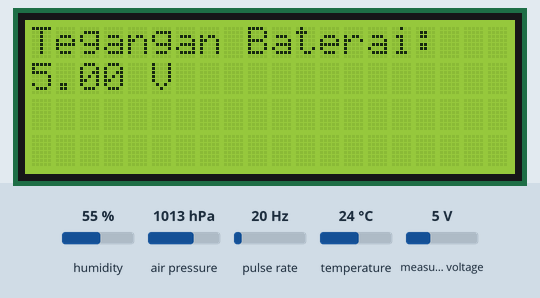
This sketch was run on a simulated ESP32. Shown: 20×4 character LCD. Wiring (inferred from the names in the program): pulse sensor: data GPIO 13. The test bench sets the inputs (shaded band); at power-on: humidity 55 %, measured voltage 5 V, pulse rate 20 Hz, air pressure 1013 hPa, temperature 24 °C. WiFi joins after 1.5 s; servers stay silent unless stated; the local clock reads 2024-03-15 10:24:30 at power-on unless the sketch sets it; what the sketch prints to the serial monitor is not drawn.

Above: at 3.3 s.
3.4 s: humidity set to 22 %
At 5.6 s:
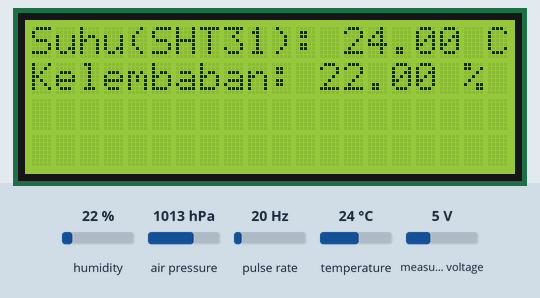
9.5 s: measured voltage set to 0.3 V
At 11.2 s:
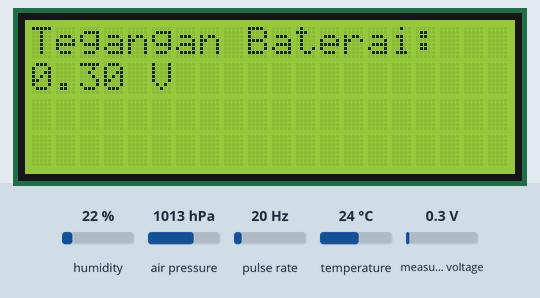
14.2 s: pulse rate (sensor on GPIO 13) set to 4 Hz
At 17.3 s:
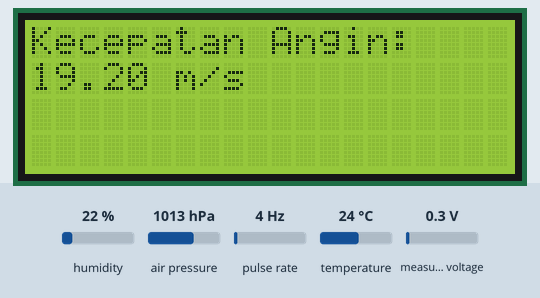
20.3 s: air pressure set to 952 hPa
At 24.5 s:
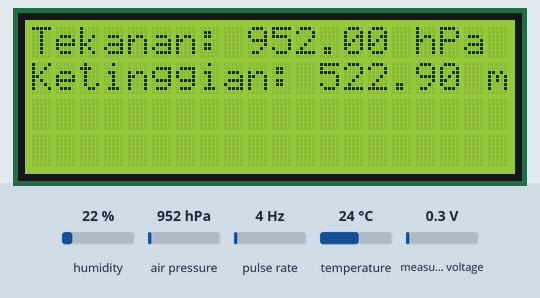
26.4 s: temperature set to 12 °C
At 30.1 s:
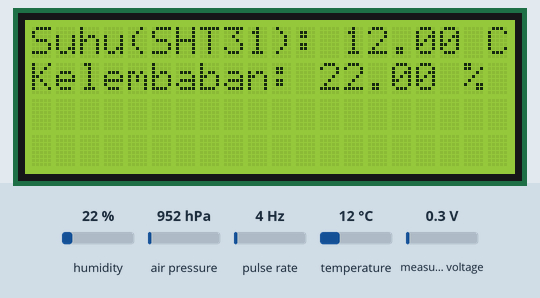
32.5 s: pulse rate (sensor on GPIO 13) set to 100 Hz
At 34.1 s:
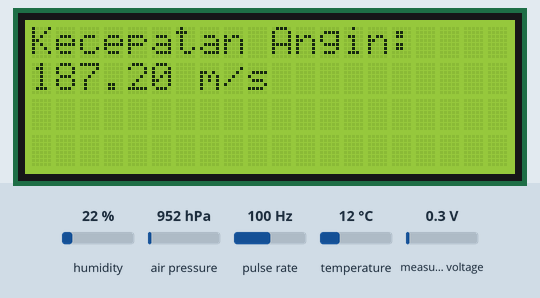
Timing chart, 0 to 35.6 s (numbered marks = the images above; inputs shaded):
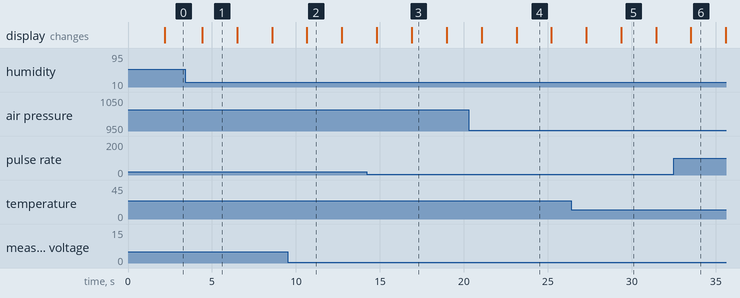

The sketch:

lengkapsensordiodaA1.ino
```cpp
#include <Wire.h>
#include <SPI.h>
#include <Adafruit_BMP280.h>
#include <Adafruit_INA219.h>
#include <Adafruit_SHT31.h>
#include <LiquidCrystal_I2C.h>
#include <Firebase_ESP_Client.h> //Nama library: Firebase Arduino Client Library for ESP8266 and ESP32
#include <WiFi.h>
#include "time.h"

// Konfigurasi pin dan sensor
#define BMP_SCK  13
#define BMP_MISO 12
#define BMP_MOSI 11
#define BMP_CS   10
#define anemometerPin 13

// Inisialisasi sensor dan LCD
Adafruit_BMP280 bmp;
Adafruit_INA219 ina219(0x45);
Adafruit_SHT31 sht31 = Adafruit_SHT31();
LiquidCrystal_I2C lcd(0x27, 20, 4);

// Provide the token generation process info.
#include "addons/TokenHelper.h"
// Provide the RTDB payload printing info and other helper functions.
#include "addons/RTDBHelper.h"

//Nama Wifi
#define WIFI_SSID "SSID WIFI"
#define WIFI_PASSWORD "PASSWORD WIFI"

// Insert Firebase project API Key
#define API_KEY "AIzaSyDCxtH5fU2Mi3oeITc_K0yHyS0N030A1RY"

// Insert Authorized Email and Corresponding Password
#define USER_EMAIL "anginmelayu@gmail.com"
#define USER_PASSWORD "anginmelayu"

// Insert RTDB URLefine the RTDB URL
#define DATABASE_URL "https://angin-melayu-default-rtdb.asia-southeast1.firebasedatabase.app/"

// Define Firebase objects
FirebaseData fbdo;
FirebaseAuth auth;
FirebaseConfig config;

// Variable to save USER UID
String uid;

// Database main path (to be updated in setup with the user UID)
String databasePath;
// Database child nodes.
String voltPath = "/tegangan";
String suhuPath = "/suhu";
String humPath = "/kelembaban";
String pressPath = "/tekanan";
String tinggiPath = "/ketinggian";
String windPath = "/windspeed";
String timePath = "/timestamp";

// Parent Node (to be updated in every loop)
String parentPath;

int timestamp;
FirebaseJson json;

const char* ntpServer = "pool.ntp.org";

// Timer variables (send new readings every three minutes)
unsigned long sendDataPrevMillis = 0;//Millis untuk mengirim ke firebase
unsigned long timerDelay = 180000; //Mengirim ke Firebase tiap 3 menit. bisa diganti.

// Variabel untuk anemometer
volatile int rotationCount = 0;
float windSpeed = 0.0;
unsigned long lastTime = 0;
const float conversionFactor = 2.4; // Sesuaikan sesuai spesifikasi anemometer

// Variabel tampilan LCD
int displayState = 0;

void IRAM_ATTR countRotation() {
  rotationCount++;
}

// Function that gets current epoch time
unsigned long getTime() {
  time_t now;
  struct tm timeinfo;
  if (!getLocalTime(&timeinfo)) {
    //Serial.println("Failed to obtain time");
    return(0);
  }
  time(&now);
  return now;
}

void setup() {
  Serial.begin(115200);
  while (!Serial) delay(100);
  Serial.println(F("Inisialisasi sensor dan anemometer"));

  // Inisialisasi LCD
  lcd.begin(20, 4);
  lcd.init();
  lcd.backlight();

  // Inisialisasi sensor INA219
  if (!ina219.begin()) {
    Serial.println("Tidak dapat mendeteksi sensor INA219, periksa koneksi!");
    lcd.setCursor(0, 0);
    lcd.print("INA219 tidak ditemukan!");
    while (1) delay(1);
  }
  Serial.println("Sensor INA219 ditemukan!");

  // Inisialisasi sensor SHT31
  if (!sht31.begin(0x44)) {
    Serial.println("Sensor SHT31 tidak ditemukan!");
    lcd.setCursor(0, 1);
    lcd.print("SHT31 tidak ditemukan!");
    while (1) delay(1);
  }

  // Inisialisasi sensor BMP280
  if (!bmp.begin(0x76)) {
    Serial.println(F("BMP280 tidak ditemukan!"));
    lcd.setCursor(0, 2);
    lcd.print("BMP280 tidak ditemukan!");
    while (1) delay(10);
  }

  bmp.setSampling(Adafruit_BMP280::MODE_NORMAL,
                  Adafruit_BMP280::SAMPLING_X2,
                  Adafruit_BMP280::SAMPLING_X16,
                  Adafruit_BMP280::FILTER_X16,
                  Adafruit_BMP280::STANDBY_MS_500);

  // Inisialisasi anemometer
  pinMode(anemometerPin, INPUT_PULLUP);
  attachInterrupt(digitalPinToInterrupt(anemometerPin), countRotation, FALLING);

  // WIFI
  WiFi.begin(WIFI_SSID, WIFI_PASSWORD);
  Serial.print("Connecting to WiFi");
  while (WiFi.status() != WL_CONNECTED) {
    delay(1000);
    Serial.print(".");
  }
  Serial.println();
  Serial.println("Connected to WiFi");

  configTime(0, 0, ntpServer);

  // Assign the api key (required)
  config.api_key = API_KEY;

  // Assign the user sign in credentials
  auth.user.email = USER_EMAIL;
  auth.user.password = USER_PASSWORD;

  // Assign the RTDB URL (required)
  config.database_url = DATABASE_URL;

  Firebase.reconnectWiFi(true);
  fbdo.setResponseSize(4096);

  // Assign the callback function for the long running token generation task */
  config.token_status_callback = tokenStatusCallback; //see addons/TokenHelper.h

  // Assign the maximum retry of token generation
  config.max_token_generation_retry = 5;

  // Initialize the library with the Firebase authen and config
  Firebase.begin(&config, &auth);

  // Getting the user UID might take a few seconds
  Serial.println("Getting User UID");
  while ((auth.token.uid) == "") {
    Serial.print('.');
    delay(1000);
  }
  // Print user UID
  uid = auth.token.uid.c_str();
  Serial.print("User UID: ");
  Serial.println(uid);

  // Update database path
  databasePath = "/dataSensor/" + uid;
}

void loop() {
  // Baca data dari sensor INA219
  float busVoltage = ina219.getBusVoltage_V();

  // Baca data dari sensor SHT31
  float suhuSHT31 = sht31.readTemperature();
  float kelembaban = sht31.readHumidity();

  // Baca data dari sensor BMP280
  float tekanan = bmp.readPressure();
  float ketinggian = bmp.readAltitude(1013.25);

  // Hitung kecepatan angin
  unsigned long currentTime = millis();
  if (currentTime - lastTime >= 1000) {
    detachInterrupt(digitalPinToInterrupt(anemometerPin));
    windSpeed = (rotationCount / 1.0) * conversionFactor;
    rotationCount = 0;
    lastTime = currentTime;
    attachInterrupt(digitalPinToInterrupt(anemometerPin), countRotation, FALLING);
  }

  // Tampilan bergantian pada LCD
  lcd.clear();
  if (displayState == 0) {
    // Tampilkan data tegangan dari INA219
    lcd.setCursor(0, 0);
    lcd.print("Tegangan Baterai:");
    lcd.setCursor(0, 1);
    lcd.print(busVoltage);
    lcd.print(" V");

    Serial.println("=== Data INA219 ===");
    Serial.print("Tegangan Baterai: ");
    Serial.print(busVoltage);
    Serial.println(" V");

  } else if (displayState == 1) {
    // Tampilkan data suhu dan kelembaban dari SHT31
    lcd.setCursor(0, 0);
    lcd.print("Suhu(SHT31): ");
    lcd.print(suhuSHT31);
    lcd.print(" C");

    lcd.setCursor(0, 1);
    lcd.print("Kelembaban: ");
    lcd.print(kelembaban);
    lcd.print(" %");

    Serial.println("=== Data SHT31 ===");
    Serial.print("Suhu: ");
    Serial.print(suhuSHT31);
    Serial.println(" C");
    Serial.print("Kelembaban: ");
    Serial.print(kelembaban);
    Serial.println(" %");

  } else if (displayState == 2) {
    // Tampilkan data tekanan dan ketinggian dari BMP280
    lcd.setCursor(0, 0);
    lcd.print("Tekanan: ");
    lcd.print(tekanan / 100); // dalam hPa
    lcd.print(" hPa");

    lcd.setCursor(0, 1);
    lcd.print("Ketinggian: ");
    lcd.print(ketinggian);
    lcd.print(" m");

    Serial.println("=== Data BMP280 ===");
    Serial.print("Tekanan: ");
    Serial.print(tekanan);
    Serial.println(" Pa");
    Serial.print("Ketinggian: ");
    Serial.print(ketinggian);
    Serial.println(" m");

  } else if (displayState == 3) {
    // Tampilkan data kecepatan angin dari anemometer
    lcd.setCursor(0, 0);
    lcd.print("Kecepatan Angin: ");
    lcd.setCursor(0, 1);
    lcd.print(windSpeed);
    lcd.print(" m/s");

    Serial.println("=== Data Anemometer ===");
    Serial.print("Kecepatan Angin: ");
    Serial.print(windSpeed);
    Serial.println(" m/s");
  }

  // Perbarui displayState untuk bergantian menampilkan data
  displayState = (displayState + 1) % 4;

  // Mnengirim data ke firebase database
  if (Firebase.ready() && (millis() - sendDataPrevMillis > timerDelay || sendDataPrevMillis == 0)){
    sendDataPrevMillis = millis();

    //Get current timestamp
    timestamp = getTime();
    Serial.print ("time: ");
    Serial.println (timestamp);

    parentPath= databasePath + "/" + String(timestamp);

    json.set(voltPath.c_str(), busVoltage);
    json.set(suhuPath.c_str(), suhuSHT31);
    json.set(humPath.c_str(), kelembaban);
    json.set(pressPath.c_str(), tekanan);
    json.set(tinggiPath.c_str(), ketinggian);
    json.set(windPath.c_str(), windSpeed);
    json.set(timePath, String(timestamp));
    Serial.printf("Set json... %s\n", Firebase.RTDB.setJSON(&fbdo, parentPath.c_str(), &json) ? "ok" : fbdo.errorReason().c_str());
  }
  delay(2000); // Tampilkan setiap data selama 2 detik
}
```

Measured:
- what the display in image 1 shows lasts 2.1 s, from 4.4 s to 6.5 s
